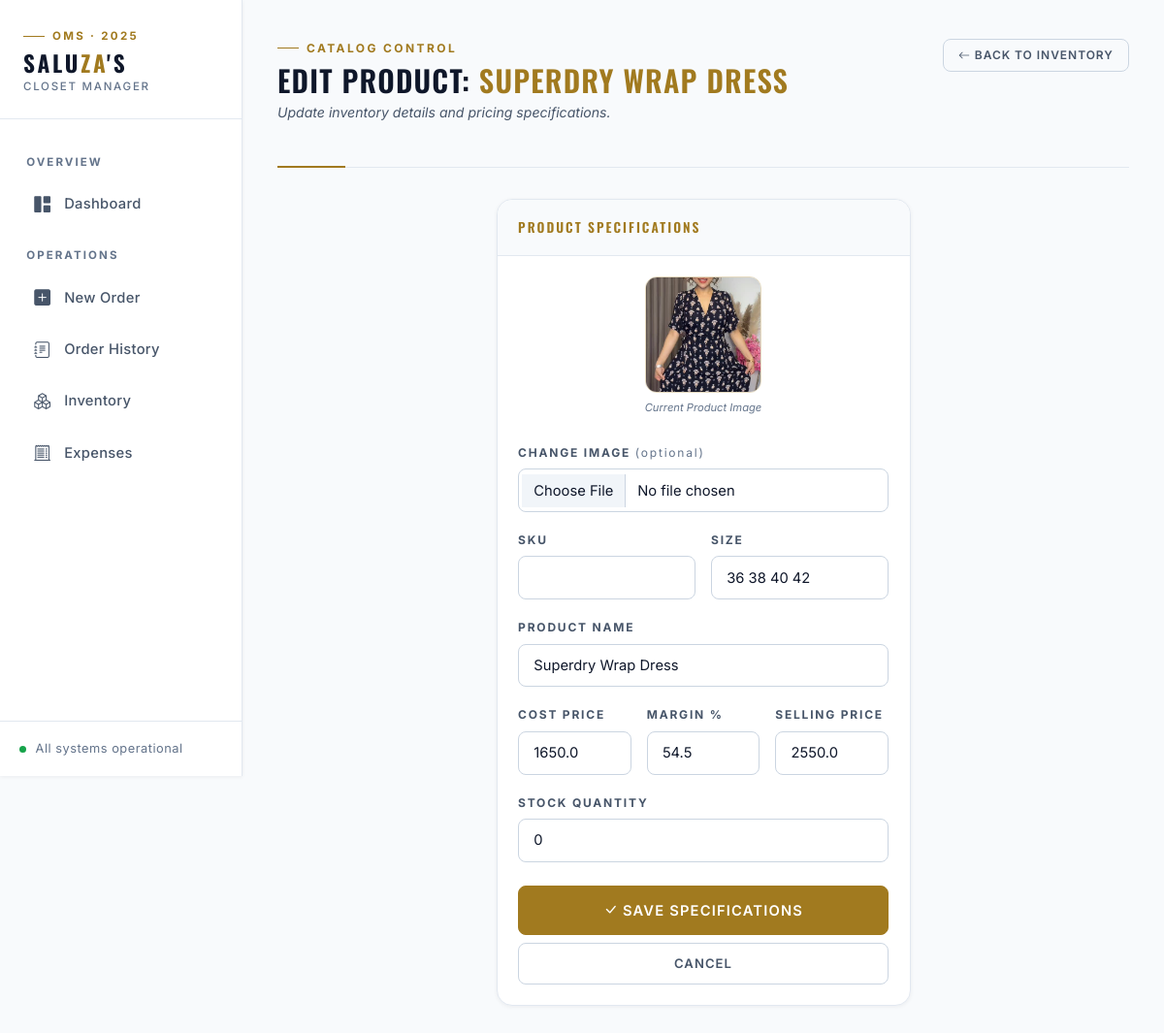
The page /edit_product/81 on the database its author committed.
### app.py (models this page shows)
class Product(db.Model):
    id = db.Column(db.Integer, primary_key=True)
    sku = db.Column(db.String(50), unique=True, nullable=True)
    name = db.Column(db.String(100), nullable=False)
    size = db.Column(db.String(10), nullable=False)
    cost_price = db.Column(db.Float, default=0.0)
    price = db.Column(db.Float, nullable=False)
    stock = db.Column(db.Integer, default=0)
    image = db.Column(db.String(100), nullable=True)

### app.py (the view, shortened to what this page needs)
@app.route('/edit_product/<int:id>', methods=['GET', 'POST'])
def edit_product(id):
    product = Product.query.get_or_404(id)
    return render_template('edit_product.html', p=product)

### templates/edit_product.html (shortened to what this page needs)
{% extends "layout.html" %}
{% block content %}
<div class="page-header">
    <div>
        <div class="page-header-eyebrow">
            <div class="page-header-eyebrow-line"></div>
            <span class="page-header-eyebrow-text">Catalog Control</span>
        </div>
        <h1>Edit Product: <span class="gold">{{ p.name }}</span></h1>
        <p class="page-header-sub">Update inventory details and pricing specifications.</p>
    </div>
    <a href="/inventory" class="btn btn-outline-secondary btn-sm">
        <i class="bi bi-arrow-left me-1"></i>Back to Inventory
    </a>
</div>
<div class="row justify-content-center">
    <div class="col-md-7 col-lg-6">
        <div class="card">
            <div class="card-header">Product Specifications</div>
            <div class="card-body">
                <form method="POST" enctype="multipart/form-data">
                    {% if p.image %}
                    <div class="text-center mb-4">
                        <img src="{{ url_for('static', filename='uploads/' + p.image) }}"
                            style="width: 120px; height: 120px; object-fit: cover; border-radius: var(--r-md); border: 1px solid var(--line);">
                        <div
                            style="font-size: 0.7rem; color: var(--text-tertiary); margin-top: 0.4rem; font-style: italic;">
                            Current Product Image</div>
                    </div>
                    {% endif %}
                    <div class="mb-3">
                        <label class="form-label">Change Image <span
                                style="text-transform: none; font-weight: 400; color: var(--text-tertiary);">(optional)</span></label>
                        <input type="file" name="image" class="form-control" accept="image/*">
                    </div>
                    <div class="row mb-3 g-3">
                        <div class="col">
                            <label class="form-label">SKU</label>
                            <input type="text" name="sku" class="form-control" value="{{ p.sku if p.sku else '' }}">
                        </div>
                        <div class="col">
                            <label class="form-label">Size</label>
                            <input type="text" name="size" class="form-control" value="{{ p.size }}" required>
                        </div>
                    </div>
                    <div class="mb-3">
                        <label class="form-label">Product Name</label>
                        <input type="text" name="name" class="form-control" value="{{ p.name }}" required>
                    </div>
                    <div class="row mb-3 g-3">
                        <div class="col-4">
                            <label class="form-label">Cost Price</label>
                            <input type="number" name="cost_price" id="costPriceInput" class="form-control" step="0.01"
                                value="{{ p.cost_price }}" required>
                        </div>
                        <div class="col-4">
                            <label class="form-label">Margin %</label>
                            <input type="number" id="profitMarginInput" class="form-control" placeholder="%" step="0.1">
                        </div>
                        <div class="col-4">
                            <label class="form-label">Selling Price</label>
                            <input type="number" name="price" id="sellingPriceInput" class="form-control" step="0.01"
                                value="{{ p.price }}" required>
                        </div>
                    </div>
                    <div class="mb-4">
                        <label class="form-label">Stock Quantity</label>
                        <input type="number" name="stock" class="form-control" value="{{ p.stock }}" required>
                    </div>
                    <div class="d-grid gap-2">
                        <button type="submit" class="btn btn-primary btn-lg">
                            <i class="bi bi-check-lg me-1"></i>Save Specifications
                        </button>
                        <a href="/inventory" class="btn btn-outline-secondary">Cancel</a>
                    </div>
                </form>
            </div>
        </div>
    </div>
</div>
{% endblock %}

### rows shown on the page
Product: name "SUPERDRY WRAP DRESS", image (picture), size "36 38 40 42", name "Superdry Wrap Dress", cost_price "1650.0", price "2550.0", stock "0"
